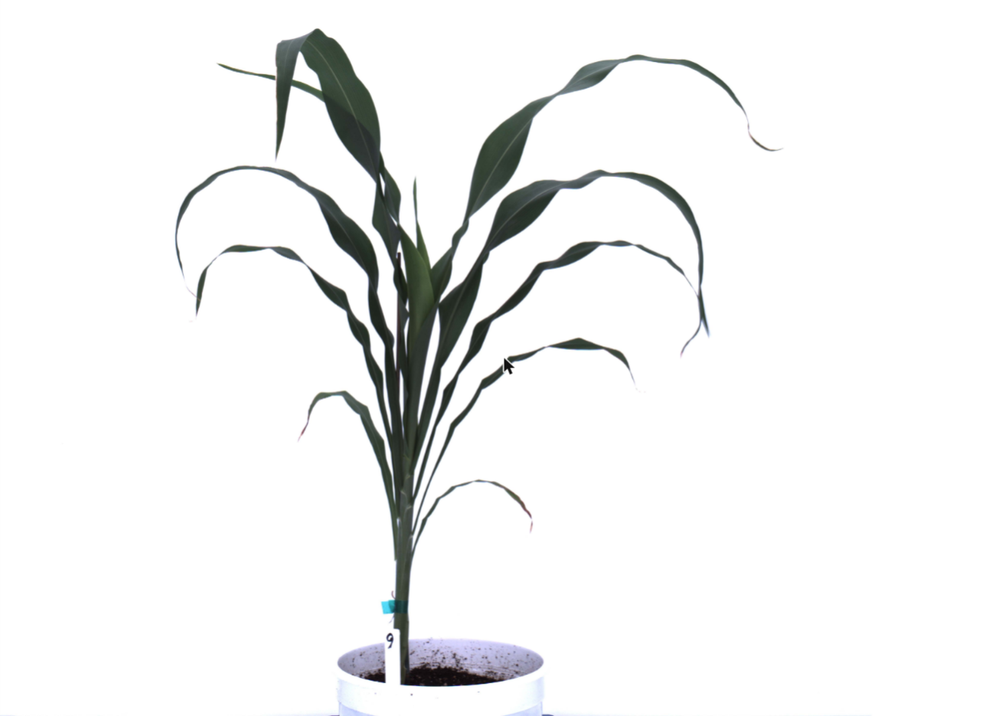
#> input picture research/sorghum-renders/btx-pawaga/targets/photo_greenhouse_BTX623_peerj_s001.png, 986 x 716 px, shrunk from 1288 x 935 before the run
$ python -i sorghum_4x10_presentation.py   (imports and definitions only)
#> lines starting #> are read from the running program, lines starting #| are printed output that depends on the picture
#!/usr/bin/env python3
"""Shared, render-only presentation settings for the calibrated 4x10 field."""

from __future__ import annotations

import math
from dataclasses import asdict, dataclass
from pathlib import Path


Vec3 = tuple[float, float, float]


@dataclass(frozen=True)
class Bounds:
    minimum: Vec3
    maximum: Vec3

    # [13 lines left out: functions center, corners, not called in this run]


# Union of calibrated plant geometry measured from the five generated 2021 scenes
# at seed 2,000,000. A fixed bound prevents the camera from zooming with growth.
FIVE_DATE_REFERENCE_BOUNDS = Bounds(
    minimum=(-2.6107702255, -0.4312002063, -11.4184722900),
    maximum=(7.7527875900, 3.0855040550, -3.9594635963),
)


@dataclass(frozen=True)
class PresentationProfile:
    name: str = "field_photographic_v1"
    camera_style: str = "field_perspective"
    sun_angles_degrees: Vec3 = (55.0, 30.0, 0.0)
    sun_angular_diameter_radians: float = 0.012
    sun_intensity: float = 0.92
    sun_color: Vec3 = (1.0, 0.975, 0.94)
    skylight_intensity: float = 0.92
    ambient_light_intensity: float = 0.14
    gamma: float = 2.2
    ground_extension_size_m: float = 160.0
    ground_texture_repeat_m: float = 2.0
    ground_extension_grid_spacing_m: float = 1.0
    brightness: float = 0.94
    contrast: float = 0.95
    saturation: float = 0.90
    red_gain: float = 1.015
    green_gain: float = 1.0
    blue_gain: float = 0.965

    def to_dict(self) -> dict[str, object]:
        return asdict(self)


DEFAULT_PROFILE = PresentationProfile()


# [13 lines left out: function soil_uv_at, not called in this run]


def _add(a: Vec3, b: Vec3) -> Vec3:
    return tuple(x + y for x, y in zip(a, b))


def _subtract(a: Vec3, b: Vec3) -> Vec3:
    return tuple(x - y for x, y in zip(a, b))


def _scale(value: Vec3, scale: float) -> Vec3:
    return tuple(component * scale for component in value)


def _dot(a: Vec3, b: Vec3) -> float:
    return sum(x * y for x, y in zip(a, b))


# [105 lines left out: functions _cross, _normalize, _fit_camera, camera_for_style, not called in this run]


def apply_photo_grade(
    source: Path,
    destination: Path,
    profile: PresentationProfile = DEFAULT_PROFILE,
) -> None:
    """Apply a restrained display-referred grade without touching scene assets."""
#> called with destination = 'out.png'
    from PIL import Image, ImageEnhance

    with Image.open(source).convert("RGB") as image:
        image = ImageEnhance.Brightness(image).enhance(profile.brightness)
        image = ImageEnhance.Contrast(image).enhance(profile.contrast)
        image = ImageEnhance.Color(image).enhance(profile.saturation)
        red, green, blue = image.split()
        red = red.point(lambda value: min(255, round(value * profile.red_gain)))
        green = green.point(lambda value: min(255, round(value * profile.green_gain)))
        blue = blue.point(lambda value: min(255, round(value * profile.blue_gain)))
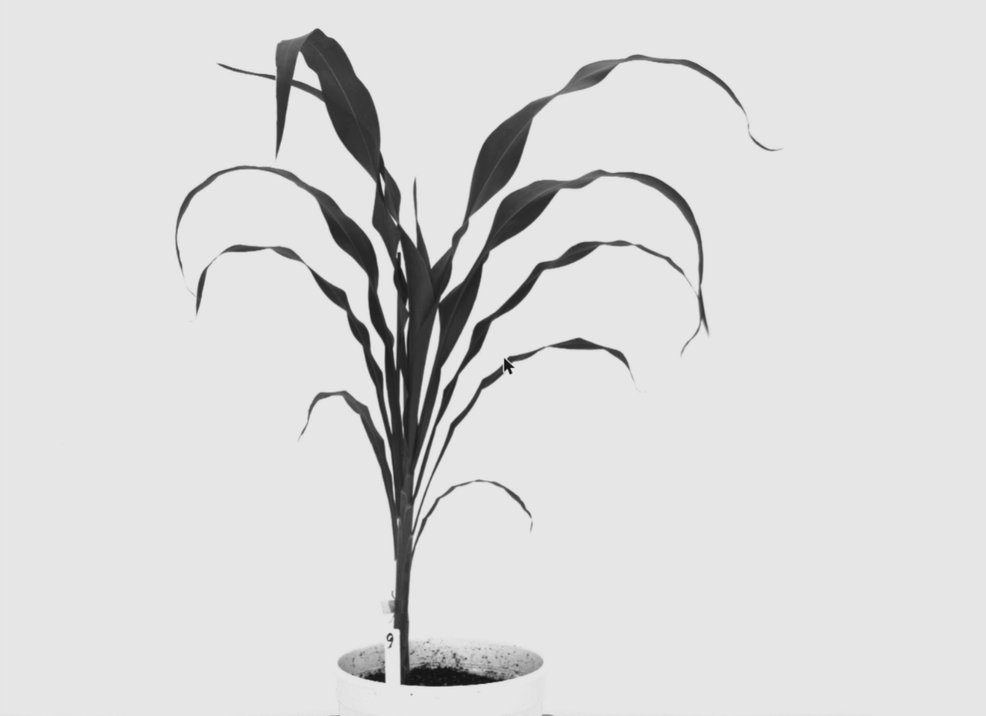
#> blue: PIL image 986x716 L; min 14, max 230, mean 218
#> (the run stopped early here; a loop or call above may not have finished)

$ run again, on research/sorghum-renders/btx-pawaga/targets/photo_greenhouse_Pawaga_peerj_s001.png
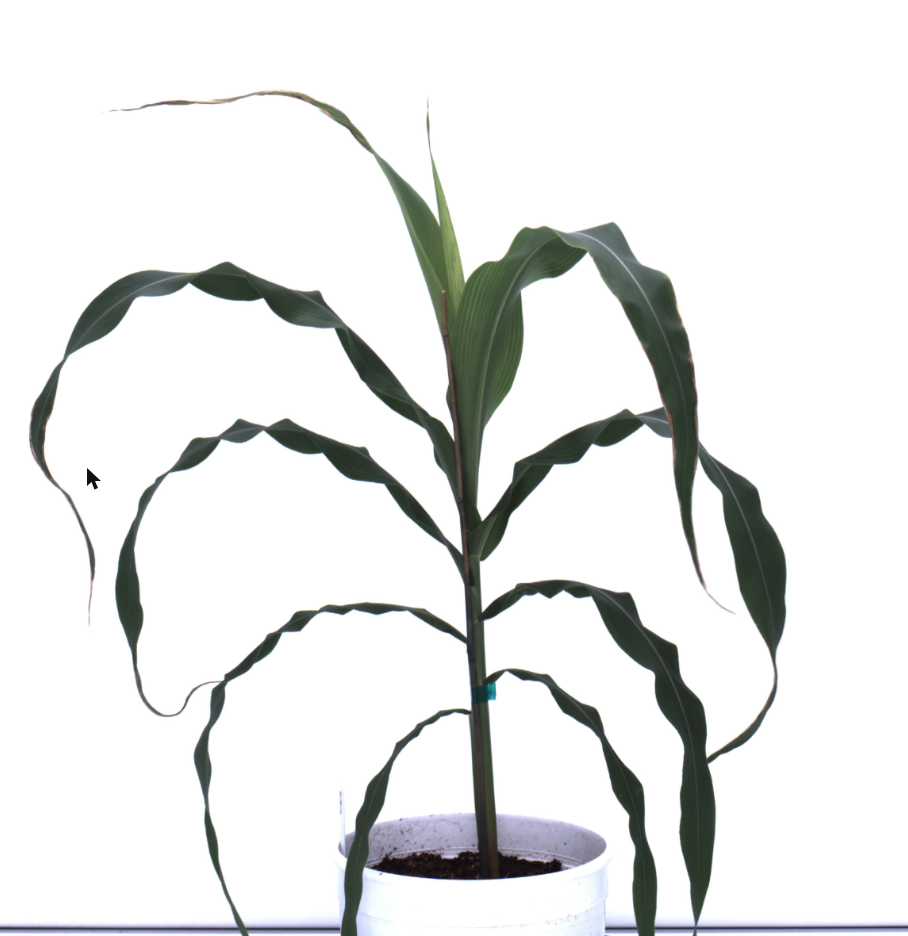
#> input picture research/sorghum-renders/btx-pawaga/targets/photo_greenhouse_Pawaga_peerj_s001.png, 908 x 936 px
#> in apply_photo_grade, `red, green, blue = image.split()`:
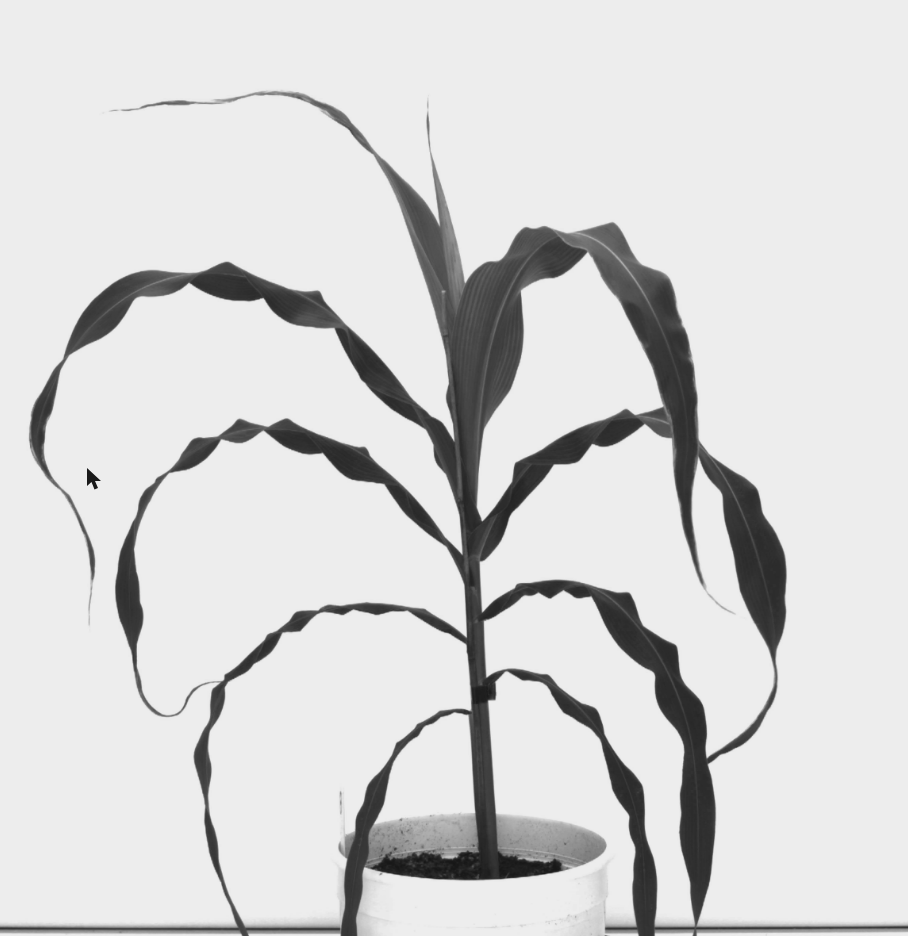
#> red: PIL image 908x936 L; min 22, max 237, mean 213.5
